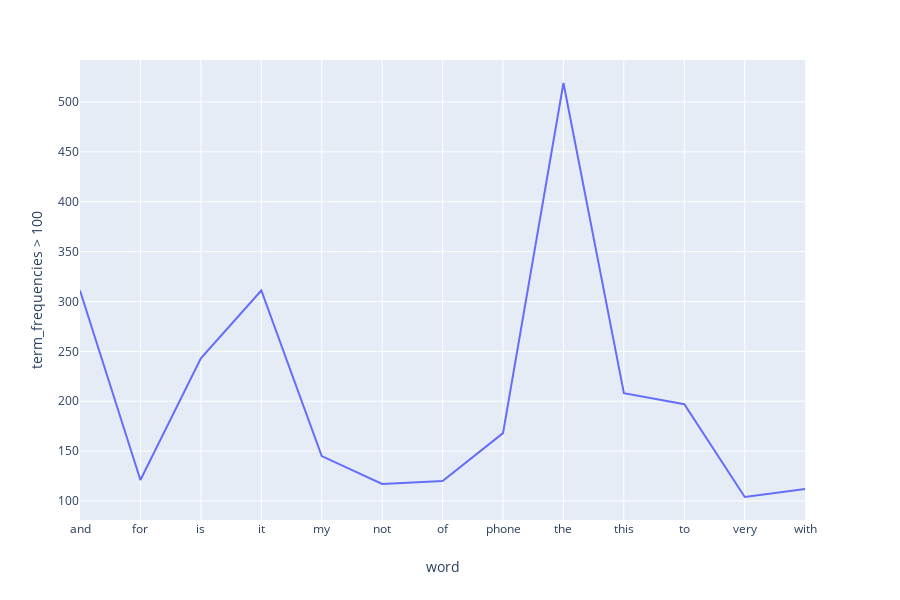

Notebook cell for this chart:
### Code cell
import plotly.express as px

candidate = []
term_frequencies = []

count_vect = CountVectorizer()
amazon_pd_counts = count_vect.fit_transform(amazon_pd.text)

for j in range(0,amazon_pd_counts.shape[1]):
    if sum(amazon_pd_counts[:,j].toarray()) > 100:
        candidate.append(count_vect.get_feature_names()[j])
        term_frequencies.append(sum(amazon_pd_counts[:,j].toarray()))

fig = px.line(x=candidate, y=[list(i)[0] for i in term_frequencies], labels={'x':'word', 'y':'term_frequencies > 100'})
fig.show()

### Figure 1 — Plotly figure (JSON) as saved in the notebook; plotly's stock layout.template omitted (floating-point values rounded to 4 significant figures)
{"data": [{"hoverlabel": {"namelength": 0}, "hovertemplate": "word=%{x}<br>term_frequencies > 100=%{y}", "legendgroup": "", "line": {"color": "#636efa", "dash": "solid"}, "mode": "lines", "name": "", "showlegend": false, "type": "scatter", "x": ["and", "for", "is", "it", "my", "not", "of", "phone", "the", "this", "to", "very", "with"], "xaxis": "x", "y": [311, 121, 243, 311, 145, 117, 120, 168, 519, 208, 197, 104, 112], "yaxis": "y"}], "layout": {"height": 600, "legend": {"tracegroupgap": 0}, "margin": {"t": 60}, "xaxis": {"anchor": "y", "domain": [0, 0.98], "title": {"text": "word"}}, "yaxis": {"anchor": "x", "domain": [0, 1], "title": {"text": "term_frequencies > 100"}}}}
